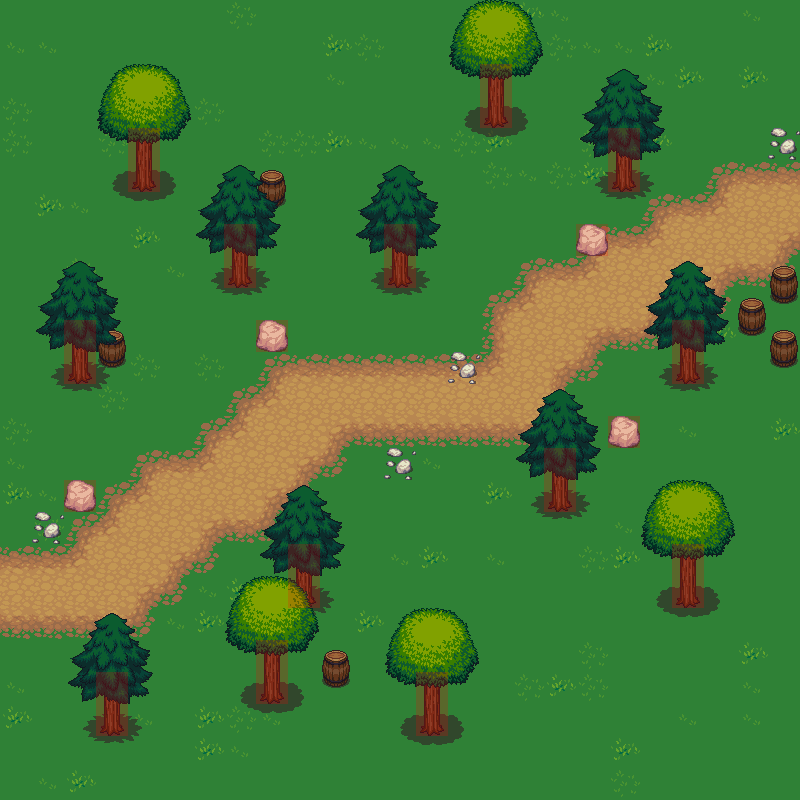

Tiled map render using the project's own tile images. Description and the whole map definition, tile-layer contents included, below:
An orthogonal 25x25 tile map with 32x32 px tiles, 7 tile layers (Grass, Path, Path Decals, Misc Objects, ...), 39 tilesets and 1 object.

<map version="1.0" orientation="orthogonal" renderorder="right-down" width="25" height="25" tilewidth="32" tileheight="32" nextobjectid="1">
 <tileset firstgid="1" name="barrel" tilewidth="32" tileheight="32" tilecount="8" columns="4">
  <image source="../Graphics/tiles/barrel.png" width="128" height="64" />
 </tileset>
 <tileset firstgid="9" name="brackish" tilewidth="32" tileheight="32" tilecount="18" columns="3">
  <image source="../Graphics/tiles/brackish.png" width="96" height="192" />
 </tileset>
 <tileset firstgid="27" name="bridges" tilewidth="32" tileheight="32" tilecount="42" columns="6">
  <image source="../Graphics/tiles/bridges.png" width="192" height="224" />
 </tileset>
 <tileset firstgid="69" name="buckets" tilewidth="32" tileheight="32" tilecount="6" columns="3">
  <image source="../Graphics/tiles/buckets.png" width="96" height="64" />
 </tileset>
 <tileset firstgid="75" name="cabinets" tilewidth="32" tileheight="32" tilecount="78" columns="6">
  <image source="../Graphics/tiles/cabinets.png" width="192" height="416" />
 </tileset>
 <tileset firstgid="153" name="castle_lightsources" tilewidth="32" tileheight="32" tilecount="20" columns="5">
  <image source="../Graphics/tiles/castle_lightsources.png" width="160" height="128" />
 </tileset>
 <tileset firstgid="173" name="castle_outside" tilewidth="32" tileheight="32" tilecount="187" columns="17">
  <image source="../Graphics/tiles/castle_outside.png" width="544" height="352" />
 </tileset>
 <tileset firstgid="360" name="castlefloors" tilewidth="32" tileheight="32" tilecount="100" columns="10">
  <image source="../Graphics/tiles/castlefloors.png" width="320" height="320" />
 </tileset>
 <tileset firstgid="460" name="castlefloors_outside" tilewidth="32" tileheight="32" tilecount="20" columns="4">
  <image source="../Graphics/tiles/castlefloors_outside.png" width="128" height="160" />
 </tileset>
 <tileset firstgid="480" name="castlewalls" tilewidth="32" tileheight="32" tilecount="180" columns="12">
  <image source="../Graphics/tiles/castlewalls.png" width="384" height="480" />
 </tileset>
 <tileset firstgid="660" name="cement" tilewidth="32" tileheight="32" tilecount="18" columns="3">
  <image source="../Graphics/tiles/cement.png" width="96" height="192" />
 </tileset>
 <tileset firstgid="678" name="cementstair" tilewidth="32" tileheight="32" tilecount="20" columns="5">
  <image source="../Graphics/tiles/cementstair.png" width="160" height="128" />
 </tileset>
 <tileset firstgid="698" name="chests" tilewidth="32" tileheight="32" tilecount="6" columns="2">
  <image source="../Graphics/tiles/chests.png" width="64" height="96" />
 </tileset>
 <tileset firstgid="704" name="country" tilewidth="32" tileheight="32" tilecount="20" columns="5">
  <image source="../Graphics/tiles/country.png" width="160" height="128" />
 </tileset>
 <tileset firstgid="724" name="cup" tilewidth="32" tileheight="32" tilecount="2" columns="1">
  <image source="../Graphics/tiles/cup.png" width="32" height="64" />
 </tileset>
 <tileset firstgid="726" name="dirt" tilewidth="32" tileheight="32" tilecount="18" columns="3">
  <image source="../Graphics/tiles/dirt.png" width="96" height="192" />
  <terraintypes>
   <terrain name="Dirt" tile="-1" />
  </terraintypes>
  <tile id="1" terrain="0,0,0," />
  <tile id="2" terrain="0,0,,0" />
  <tile id="4" terrain="0,,0,0" />
  <tile id="5" terrain=",0,0,0" />
  <tile id="6" terrain=",,,0" />
  <tile id="7" terrain=",,0,0" />
  <tile id="8" terrain=",,0," />
  <tile id="9" terrain=",0,,0" />
  <tile id="10" terrain="0,0,0,0" />
  <tile id="11" terrain="0,,0," />
  <tile id="12" terrain=",0,," />
  <tile id="13" terrain="0,0,," />
  <tile id="14" terrain="0,,," />
 </tileset>
 <tileset firstgid="744" name="dirt2" tilewidth="32" tileheight="32" tilecount="18" columns="3">
  <image source="../Graphics/tiles/dirt2.png" width="96" height="192" />
 </tileset>
 <tileset firstgid="762" name="dungeon" tilewidth="32" tileheight="32" tilecount="104" columns="13">
  <image source="../Graphics/tiles/dungeon.png" width="416" height="256" />
 </tileset>
 <tileset firstgid="866" name="grass" tilewidth="32" tileheight="32" tilecount="18" columns="3">
  <image source="../Graphics/tiles/grass.png" width="96" height="192" />
 </tileset>
 <tileset firstgid="884" name="grassalt" tilewidth="32" tileheight="32" tilecount="18" columns="3">
  <image source="../Graphics/tiles/grassalt.png" width="96" height="192" />
 </tileset>
 <tileset firstgid="902" name="hole" tilewidth="32" tileheight="32" tilecount="18" columns="3">
  <image source="../Graphics/tiles/hole.png" width="96" height="192" />
 </tileset>
 <tileset firstgid="920" name="holek" tilewidth="32" tileheight="32" tilecount="18" columns="3">
  <image source="../Graphics/tiles/holek.png" width="96" height="192" />
 </tileset>
 <tileset firstgid="938" name="holemid" tilewidth="32" tileheight="32" tilecount="18" columns="3">
  <image source="../Graphics/tiles/holemid.png" width="96" height="192" />
 </tileset>
 <tileset firstgid="956" name="house" tilewidth="32" tileheight="32" tilecount="63" columns="9">
  <image source="../Graphics/tiles/house.png" width="288" height="224" />
 </tileset>
 <tileset firstgid="1019" name="inside" tilewidth="32" tileheight="32" tilecount="100" columns="10">
  <image source="../Graphics/tiles/inside.png" width="320" height="320" />
 </tileset>
 <tileset firstgid="1119" name="kitchen" tilewidth="32" tileheight="32" tilecount="8" columns="2">
  <image source="../Graphics/tiles/kitchen.png" width="64" height="128" />
 </tileset>
 <tileset firstgid="1127" name="lava" tilewidth="32" tileheight="32" tilecount="18" columns="3">
  <image source="../Graphics/tiles/lava.png" width="96" height="192" />
 </tileset>
 <tileset firstgid="1145" name="lavarock" tilewidth="32" tileheight="32" tilecount="18" columns="3">
  <image source="../Graphics/tiles/lavarock.png" width="96" height="192" />
 </tileset>
 <tileset firstgid="1163" name="mountains" tilewidth="32" tileheight="32" tilecount="108" columns="12">
  <image source="../Graphics/tiles/mountains.png" width="384" height="288" />
 </tileset>
 <tileset firstgid="1271" name="rock" tilewidth="32" tileheight="32" tilecount="2" columns="2">
  <image source="../Graphics/tiles/rock.png" width="64" height="32" />
 </tileset>
 <tileset firstgid="1273" name="signs" tilewidth="32" tileheight="32" tilecount="6" columns="3">
  <image source="../Graphics/tiles/signs.png" width="96" height="64" />
 </tileset>
 <tileset firstgid="1279" name="stairs" tilewidth="32" tileheight="32" tilecount="112" columns="8">
  <image source="../Graphics/tiles/stairs.png" width="256" height="448" />
 </tileset>
 <tileset firstgid="1391" name="treetop" tilewidth="32" tileheight="32" tilecount="42" columns="6">
  <image source="../Graphics/tiles/treetop.png" width="192" height="224" />
 </tileset>
 <tileset firstgid="1433" name="trunk" tilewidth="32" tileheight="32" tilecount="18" columns="6">
  <image source="../Graphics/tiles/trunk.png" width="192" height="96" />
 </tileset>
 <tileset firstgid="1451" name="victoria" tilewidth="32" tileheight="32" tilecount="55" columns="11">
  <image source="../Graphics/tiles/victoria.png" width="352" height="160" />
 </tileset>
 <tileset firstgid="1506" name="water" tilewidth="32" tileheight="32" tilecount="18" columns="3">
  <image source="../Graphics/tiles/water.png" width="96" height="192" />
 </tileset>
 <tileset firstgid="1524" name="waterfall" tilewidth="32" tileheight="32" tilecount="15" columns="3">
  <image source="../Graphics/tiles/waterfall.png" width="96" height="160" />
 </tileset>
 <tileset firstgid="1539" name="watergrass" tilewidth="32" tileheight="32" tilecount="18" columns="3">
  <image source="../Graphics/tiles/watergrass.png" width="96" height="192" />
 </tileset>
 <tileset firstgid="1557" name="RED" tilewidth="32" tileheight="32" tilecount="1" columns="1">
  <image source="../Graphics/RED.png" width="32" height="32" />
  <tile id="0">
   <objectgroup draworder="index">
    <object id="1" x="0" y="0" width="32" height="32" />
   </objectgroup>
  </tile>
 </tileset>
 <layer name="Grass" width="25" height="25">
  <data encoding="csv">
876,876,876,876,876,876,876,882,876,876,876,876,876,876,876,883,881,883,876,876,876,876,876,883,876,
883,883,876,876,876,876,876,876,876,876,881,882,876,876,876,876,876,882,883,883,881,876,876,876,876,
876,876,876,876,876,876,876,876,876,876,883,876,876,876,876,876,876,876,876,876,883,881,876,881,876,
882,876,876,883,881,876,882,876,876,876,876,876,876,876,876,876,876,876,876,876,876,876,876,876,876,
882,876,876,882,876,876,876,876,882,882,881,883,883,883,882,881,876,876,882,882,881,876,876,876,876,
876,876,876,876,876,876,876,876,876,876,876,876,876,876,876,882,883,882,881,876,876,876,876,876,876,
876,881,883,876,876,876,876,876,876,876,876,876,876,876,876,876,876,876,876,876,876,876,876,876,876,
876,876,876,876,881,876,876,876,876,876,876,876,876,876,876,876,876,876,876,876,876,876,876,876,876,
876,876,882,876,876,883,876,876,876,876,876,876,876,876,876,876,876,876,876,876,876,876,876,876,876,
876,876,876,876,876,876,876,876,876,876,876,876,876,876,876,876,876,876,876,876,876,876,876,876,876,
876,876,876,876,876,876,876,876,876,876,876,876,876,876,876,876,876,876,876,876,876,876,881,876,876,
876,876,876,876,882,876,882,876,876,876,876,876,876,876,876,876,876,876,876,876,876,876,876,876,876,
876,876,876,882,876,876,876,876,876,876,876,876,876,876,876,876,876,876,876,876,876,876,876,876,876,
882,876,876,876,876,876,876,876,876,876,876,876,876,876,876,876,876,876,876,876,876,883,876,876,881,
883,876,876,876,876,876,876,876,876,876,876,876,876,883,876,876,876,876,876,876,876,876,876,876,876,
881,883,876,876,876,876,876,876,876,876,876,876,876,876,876,881,876,876,876,876,876,876,876,876,876,
876,882,883,876,876,876,876,876,876,876,876,876,876,876,876,876,876,876,876,883,876,876,876,876,876,
876,876,876,876,876,876,876,876,876,876,876,876,883,881,876,883,876,876,882,881,876,876,876,876,876,
876,876,876,876,876,876,883,881,876,876,876,876,876,876,876,876,876,876,876,876,876,876,876,876,876,
876,876,876,876,876,883,881,876,876,876,876,881,876,876,876,876,876,876,876,876,876,876,876,876,876,
876,876,876,876,876,876,876,876,876,876,876,876,876,876,876,876,876,876,882,876,876,876,876,881,876,
883,876,876,876,876,876,876,876,876,876,876,876,876,876,876,876,882,881,882,876,876,876,876,883,876,
881,876,876,876,883,876,881,882,883,876,876,876,876,876,876,876,876,876,876,876,876,883,876,883,876,
876,876,876,876,876,876,881,883,876,876,876,876,876,876,876,876,876,876,876,881,876,876,876,876,876,
876,883,881,876,876,876,876,876,876,876,876,876,876,876,876,876,876,876,876,882,876,876,876,876,876
</data>
 </layer>
 <layer name="Path" width="25" height="25">
  <data encoding="csv">
0,0,0,0,0,0,0,0,0,0,0,0,0,0,0,0,0,0,0,0,0,0,0,0,0,
0,0,0,0,0,0,0,0,0,0,0,0,0,0,0,0,0,0,0,0,0,0,0,0,0,
0,0,0,0,0,0,0,0,0,0,0,0,0,0,0,0,0,0,0,0,0,0,0,0,0,
0,0,0,0,0,0,0,0,0,0,0,0,0,0,0,0,0,0,0,0,0,0,0,0,0,
0,0,0,0,0,0,0,0,0,0,0,0,0,0,0,0,0,0,0,0,0,0,0,0,0,
0,0,0,0,0,0,0,0,0,0,0,0,0,0,0,0,0,0,0,0,0,0,732,733,733,
0,0,0,0,0,0,0,0,0,0,0,0,0,0,0,0,0,0,0,0,732,733,731,736,736,
0,0,0,0,0,0,0,0,0,0,0,0,0,0,0,0,0,0,732,733,731,736,736,736,727,
0,0,0,0,0,0,0,0,0,0,0,0,0,0,0,0,732,733,731,736,736,736,727,739,740,
0,0,0,0,0,0,0,0,0,0,0,0,0,0,0,732,731,736,736,736,727,739,740,0,0,
0,0,0,0,0,0,0,0,0,0,0,0,0,0,0,735,736,736,727,739,740,0,0,0,0,
0,0,0,0,0,0,0,0,732,733,733,733,733,733,733,731,736,727,740,0,0,0,0,0,0,
0,0,0,0,0,0,0,732,731,736,736,736,736,736,736,736,736,737,0,0,0,0,0,0,0,
0,0,0,0,0,0,732,731,736,736,727,739,739,739,739,739,739,740,0,0,0,0,0,0,0,
0,0,0,0,732,733,731,736,736,727,740,0,0,0,0,0,0,0,0,0,0,0,0,0,0,
0,0,0,732,731,736,736,736,727,740,0,0,0,0,0,0,0,0,0,0,0,0,0,0,0,
0,0,732,731,736,736,727,739,740,0,0,0,0,0,0,0,0,0,0,0,0,0,0,0,0,
733,733,731,736,736,727,740,0,0,0,0,0,0,0,0,0,0,0,0,0,0,0,0,0,0,
736,736,736,736,727,740,0,0,0,0,0,0,0,0,0,0,0,0,0,0,0,0,0,0,0,
739,739,739,739,740,0,0,0,0,0,0,0,0,0,0,0,0,0,0,0,0,0,0,0,0,
0,0,0,0,0,0,0,0,0,0,0,0,0,0,0,0,0,0,0,0,0,0,0,0,0,
0,0,0,0,0,0,0,0,0,0,0,0,0,0,0,0,0,0,0,0,0,0,0,0,0,
0,0,0,0,0,0,0,0,0,0,0,0,0,0,0,0,0,0,0,0,0,0,0,0,0,
0,0,0,0,0,0,0,0,0,0,0,0,0,0,0,0,0,0,0,0,0,0,0,0,0,
0,0,0,0,0,0,0,0,0,0,0,0,0,0,0,0,0,0,0,0,0,0,0,0,0
</data>
 </layer>
 <layer name="Path Decals" width="25" height="25">
  <data encoding="csv">
0,0,0,0,0,0,0,0,0,0,0,0,0,0,0,0,0,0,0,0,0,0,0,0,0,
0,0,0,0,0,0,0,0,0,0,0,0,0,0,0,0,0,0,0,0,0,0,0,0,0,
0,0,0,0,0,0,0,0,0,0,0,0,0,0,0,0,0,0,0,0,0,0,0,0,0,
0,0,0,0,0,0,0,0,0,0,0,0,0,0,0,0,0,0,0,0,0,0,0,0,0,
0,0,0,0,0,0,0,0,0,0,0,0,0,0,0,0,0,0,0,0,0,0,0,0,1272,
0,0,0,0,0,0,0,0,0,0,0,0,0,0,0,0,0,0,0,0,0,0,0,0,0,
0,0,0,0,0,0,0,0,0,0,0,0,0,0,0,0,0,0,0,0,0,0,0,0,0,
0,0,0,0,0,0,0,0,0,0,0,0,0,0,0,0,0,0,1271,0,0,0,0,0,0,
0,0,0,0,0,0,0,0,0,0,0,0,0,0,0,0,0,0,0,0,0,0,0,0,0,
0,0,0,0,0,0,0,0,0,0,0,0,0,0,0,0,0,0,0,0,0,0,0,0,0,
0,0,0,0,0,0,0,0,1271,0,0,0,0,0,0,0,0,0,0,0,0,0,0,0,0,
0,0,0,0,0,0,0,0,0,0,0,0,0,0,1272,0,0,0,0,0,0,0,0,0,0,
0,0,0,0,0,0,0,0,0,0,0,0,0,0,0,0,0,0,0,0,0,0,0,0,0,
0,0,0,0,0,0,0,0,0,0,0,0,0,0,0,0,0,0,0,1271,0,0,0,0,0,
0,0,0,0,0,0,0,0,0,0,0,0,1272,0,0,0,0,0,0,0,0,0,0,0,0,
0,0,1271,0,0,0,0,0,0,0,0,0,0,0,0,0,0,0,0,0,0,0,0,0,0,
0,1272,0,0,0,0,0,0,0,0,0,0,0,0,0,0,0,0,0,0,0,0,0,0,0,
0,0,0,0,0,0,0,0,0,0,0,0,0,0,0,0,0,0,0,0,0,0,0,0,0,
0,0,0,0,0,0,0,0,0,0,0,0,0,0,0,0,0,0,0,0,0,0,0,0,0,
0,0,0,0,0,0,0,0,0,0,0,0,0,0,0,0,0,0,0,0,0,0,0,0,0,
0,0,0,0,0,0,0,0,0,0,0,0,0,0,0,0,0,0,0,0,0,0,0,0,0,
0,0,0,0,0,0,0,0,0,0,0,0,0,0,0,0,0,0,0,0,0,0,0,0,0,
0,0,0,0,0,0,0,0,0,0,0,0,0,0,0,0,0,0,0,0,0,0,0,0,0,
0,0,0,0,0,0,0,0,0,0,0,0,0,0,0,0,0,0,0,0,0,0,0,0,0,
0,0,0,0,0,0,0,0,0,0,0,0,0,0,0,0,0,0,0,0,0,0,0,0,0
</data>
 </layer>
 <layer name="Misc Objects" width="25" height="25">
  <data encoding="csv">
0,0,0,0,0,0,0,0,0,0,0,0,0,0,0,0,0,0,0,0,0,0,0,0,0,
0,0,0,0,0,0,0,0,0,0,0,0,0,0,0,0,0,0,0,0,0,0,0,0,0,
0,0,0,0,0,0,0,0,0,0,0,0,0,0,0,0,0,0,0,0,0,0,0,0,0,
0,0,0,0,0,0,0,0,0,0,0,0,0,0,0,0,0,0,0,0,0,0,0,0,0,
0,0,0,0,0,0,0,0,0,0,0,0,0,0,0,0,0,0,0,0,0,0,0,0,0,
0,0,0,0,0,0,0,0,1,0,0,0,0,0,0,0,0,0,0,0,0,0,0,0,0,
0,0,0,0,0,0,0,0,5,0,0,0,0,0,0,0,0,0,0,0,0,0,0,0,0,
0,0,0,0,0,0,0,0,0,0,0,0,0,0,0,0,0,0,0,0,0,0,0,0,0,
0,0,0,0,0,0,0,0,0,0,0,0,0,0,0,0,0,0,0,0,0,0,0,0,1,
0,0,0,0,0,0,0,0,0,0,0,0,0,0,0,0,0,0,0,0,0,0,0,1,5,
0,0,0,1,0,0,0,0,0,0,0,0,0,0,0,0,0,0,0,0,0,0,0,5,1,
0,0,0,5,0,0,0,0,0,0,0,0,0,0,0,0,0,0,0,0,0,0,0,0,5,
0,0,0,0,0,0,0,0,0,0,0,0,0,0,0,0,0,0,0,0,0,0,0,0,0,
0,0,0,0,0,0,0,0,0,0,0,0,0,0,0,0,0,0,0,0,0,0,0,0,0,
0,0,0,0,0,0,0,0,0,0,0,0,0,0,0,0,0,0,0,0,0,0,0,0,0,
0,0,0,0,0,0,0,0,0,0,0,0,0,0,0,0,0,0,0,0,0,0,0,0,0,
0,0,0,0,0,0,0,0,0,0,0,0,0,0,0,0,0,0,0,0,0,0,0,0,0,
0,0,0,0,0,0,0,0,0,0,0,0,0,0,0,0,0,0,0,0,0,0,0,0,0,
0,0,0,0,0,0,0,0,0,0,0,0,0,0,0,0,0,0,0,0,0,0,0,0,0,
0,0,0,0,0,0,0,0,0,0,0,0,0,0,0,0,0,0,0,0,0,0,0,0,0,
0,0,0,0,0,0,0,0,0,0,1,0,0,0,0,0,0,0,0,0,0,0,0,0,0,
0,0,0,0,0,0,0,0,0,0,5,0,0,0,0,0,0,0,0,0,0,0,0,0,0,
0,0,0,0,0,0,0,0,0,0,0,0,0,0,0,0,0,0,0,0,0,0,0,0,0,
0,0,0,0,0,0,0,0,0,0,0,0,0,0,0,0,0,0,0,0,0,0,0,0,0,
0,0,0,0,0,0,0,0,0,0,0,0,0,0,0,0,0,0,0,0,0,0,0,0,0
</data>
 </layer>
 <layer name="Tree Base" width="25" height="25">
  <data encoding="csv">
0,0,0,0,0,0,0,0,0,0,0,0,0,0,0,0,0,0,0,0,0,0,0,0,0,
0,0,0,0,0,0,0,0,0,0,0,0,0,0,0,0,0,0,0,0,0,0,0,0,0,
0,0,0,0,0,0,0,0,0,0,0,0,0,0,1433,1434,1435,0,0,0,0,0,0,0,0,
0,0,0,0,0,0,0,0,0,0,0,0,0,0,1439,1440,1441,0,0,0,0,0,0,0,0,
0,0,0,1433,1434,1435,0,0,0,0,0,0,0,0,1445,1446,1447,0,1436,1437,1438,0,0,0,0,
0,0,0,1439,1440,1441,0,0,0,0,0,0,0,0,0,0,0,0,1442,1443,1444,0,0,0,0,
0,0,0,1445,1446,1447,0,0,0,0,0,0,0,0,0,0,0,0,1448,1449,1450,0,0,0,0,
0,0,0,0,0,0,1436,1437,1438,0,0,1436,1437,1438,0,0,0,0,0,0,0,0,0,0,0,
0,0,0,0,0,0,1442,1443,1444,0,0,1442,1443,1444,0,0,0,0,0,0,0,0,0,0,0,
0,0,0,0,0,0,1448,1449,1450,0,0,1448,1449,1450,0,0,0,0,0,0,0,0,0,0,0,
0,1436,1437,1438,0,0,0,0,0,0,0,0,0,0,0,0,0,0,0,0,1436,1437,1438,0,0,
0,1442,1443,1444,0,0,0,0,0,0,0,0,0,0,0,0,0,0,0,0,1442,1443,1444,0,0,
0,1448,1449,1450,0,0,0,0,0,0,0,0,0,0,0,0,0,0,0,0,1448,1449,1450,0,0,
0,0,0,0,0,0,0,0,0,0,0,0,0,0,0,0,0,0,0,0,0,0,0,0,0,
0,0,0,0,0,0,0,0,0,0,0,0,0,0,0,0,1436,1437,1438,0,0,0,0,0,0,
0,0,0,0,0,0,0,0,0,0,0,0,0,0,0,0,1442,1443,1444,0,0,0,0,0,0,
0,0,0,0,0,0,0,0,0,0,0,0,0,0,0,0,1448,1449,1450,0,0,0,0,0,0,
0,0,0,0,0,0,0,0,1436,1437,1438,0,0,0,0,0,0,0,0,0,1433,1434,1435,0,0,
0,0,0,0,0,0,0,0,1442,1443,1444,0,0,0,0,0,0,0,0,0,1439,1440,1441,0,0,
0,0,0,0,0,0,0,0,1448,1449,1450,0,0,0,0,0,0,0,0,0,1445,1446,1447,0,0,
0,0,0,0,0,0,0,1433,1434,1435,0,0,0,0,0,0,0,0,0,0,0,0,0,0,0,
0,0,1436,1437,1438,0,0,1439,1440,1441,0,0,1433,1434,1435,0,0,0,0,0,0,0,0,0,0,
0,0,1442,1443,1444,0,0,1445,1446,1447,0,0,1439,1440,1441,0,0,0,0,0,0,0,0,0,0,
0,0,1448,1449,1450,0,0,0,0,0,0,0,1445,1446,1447,0,0,0,0,0,0,0,0,0,0,
0,0,0,0,0,0,0,0,0,0,0,0,0,0,0,0,0,0,0,0,0,0,0,0,0
</data>
 </layer>
 <layer name="Tree Tops" width="25" height="25">
  <data encoding="csv">
0,0,0,0,0,0,0,0,0,0,0,0,0,0,1391,1392,1393,0,0,0,0,0,0,0,0,
0,0,0,0,0,0,0,0,0,0,0,0,0,0,1397,1398,1399,0,0,0,0,0,0,0,0,
0,0,0,1391,1392,1393,0,0,0,0,0,0,0,0,1403,1404,1405,0,1409,1410,1411,0,0,0,0,
0,0,0,1397,1398,1399,0,0,0,0,0,0,0,0,0,0,0,0,1415,1416,1417,0,0,0,0,
0,0,0,1403,1404,1405,0,0,0,0,0,0,0,0,0,0,0,0,1421,1422,1423,0,0,0,0,
0,0,0,0,0,0,1409,1410,1411,0,0,1409,1410,1411,0,0,0,0,0,0,0,0,0,0,0,
0,0,0,0,0,0,1415,1416,1417,0,0,1415,1416,1417,0,0,0,0,0,0,0,0,0,0,0,
0,0,0,0,0,0,1421,1422,1423,0,0,1421,1422,1423,0,0,0,0,0,0,0,0,0,0,0,
0,1409,1410,1411,0,0,0,0,0,0,0,0,0,0,0,0,0,0,0,0,1409,1410,1411,0,0,
0,1415,1416,1417,0,0,0,0,0,0,0,0,0,0,0,0,0,0,0,0,1415,1416,1417,0,0,
0,1421,1422,1423,0,0,0,0,0,0,0,0,0,0,0,0,0,0,0,0,1421,1422,1423,0,0,
0,0,0,0,0,0,0,0,0,0,0,0,0,0,0,0,0,0,0,0,0,0,0,0,0,
0,0,0,0,0,0,0,0,0,0,0,0,0,0,0,0,1409,1410,1411,0,0,0,0,0,0,
0,0,0,0,0,0,0,0,0,0,0,0,0,0,0,0,1415,1416,1417,0,0,0,0,0,0,
0,0,0,0,0,0,0,0,0,0,0,0,0,0,0,0,1421,1422,1423,0,0,0,0,0,0,
0,0,0,0,0,0,0,0,1409,1410,1411,0,0,0,0,0,0,0,0,0,1391,1392,1393,0,0,
0,0,0,0,0,0,0,0,1415,1416,1417,0,0,0,0,0,0,0,0,0,1397,1398,1399,0,0,
0,0,0,0,0,0,0,0,1421,1422,1423,0,0,0,0,0,0,0,0,0,1403,1404,1405,0,0,
0,0,0,0,0,0,0,1391,1392,1393,0,0,0,0,0,0,0,0,0,0,0,0,0,0,0,
0,0,1409,1410,1411,0,0,1397,1398,1399,0,0,1391,1392,1393,0,0,0,0,0,0,0,0,0,0,
0,0,1415,1416,1417,0,0,1403,1404,1405,0,0,1397,1398,1399,0,0,0,0,0,0,0,0,0,0,
0,0,1421,1422,1423,0,0,0,0,0,0,0,1403,1404,1405,0,0,0,0,0,0,0,0,0,0,
0,0,0,0,0,0,0,0,0,0,0,0,0,0,0,0,0,0,0,0,0,0,0,0,0,
0,0,0,0,0,0,0,0,0,0,0,0,0,0,0,0,0,0,0,0,0,0,0,0,0,
0,0,0,0,0,0,0,0,0,0,0,0,0,0,0,0,0,0,0,0,0,0,0,0,0
</data>
 </layer>
 <layer name="Collisions" width="25" height="25" opacity="0.2">
  <data encoding="csv">
0,0,0,0,0,0,0,0,0,0,0,0,0,0,0,0,0,0,0,0,0,0,0,0,0,
0,0,0,0,0,0,0,0,0,0,0,0,0,0,0,0,0,0,0,0,0,0,0,0,0,
0,0,0,0,0,0,0,0,0,0,0,0,0,0,0,1557,0,0,0,0,0,0,0,0,0,
0,0,0,0,0,0,0,0,0,0,0,0,0,0,0,1557,0,0,0,0,0,0,0,0,0,
0,0,0,0,1557,0,0,0,0,0,0,0,0,0,0,0,0,0,0,1557,0,0,0,0,0,
0,0,0,0,1557,0,0,0,0,0,0,0,0,0,0,0,0,0,0,1557,0,0,0,0,0,
0,0,0,0,0,0,0,0,0,0,0,0,0,0,0,0,0,0,0,0,0,0,0,0,0,
0,0,0,0,0,0,0,1557,0,0,0,0,1557,0,0,0,0,0,1557,0,0,0,0,0,0,
0,0,0,0,0,0,0,1557,0,0,0,0,1557,0,0,0,0,0,0,0,0,0,0,0,0,
0,0,0,0,0,0,0,0,0,0,0,0,0,0,0,0,0,0,0,0,0,0,0,0,0,
0,0,1557,0,0,0,0,0,1557,0,0,0,0,0,0,0,0,0,0,0,0,1557,0,0,0,
0,0,1557,0,0,0,0,0,0,0,0,0,0,0,0,0,0,0,0,0,0,1557,0,0,0,
0,0,0,0,0,0,0,0,0,0,0,0,0,0,0,0,0,0,0,0,0,0,0,0,0,
0,0,0,0,0,0,0,0,0,0,0,0,0,0,0,0,0,0,0,1557,0,0,0,0,0,
0,0,0,0,0,0,0,0,0,0,0,0,0,0,0,0,0,1557,0,0,0,0,0,0,0,
0,0,1557,0,0,0,0,0,0,0,0,0,0,0,0,0,0,1557,0,0,0,0,0,0,0,
0,0,0,0,0,0,0,0,0,0,0,0,0,0,0,0,0,0,0,0,0,0,0,0,0,
0,0,0,0,0,0,0,0,0,1557,0,0,0,0,0,0,0,0,0,0,0,1557,0,0,0,
0,0,0,0,0,0,0,0,0,1557,0,0,0,0,0,0,0,0,0,0,0,1557,0,0,0,
0,0,0,0,0,0,0,0,0,0,0,0,0,0,0,0,0,0,0,0,0,0,0,0,0,
0,0,0,0,0,0,0,0,1557,0,0,0,0,0,0,0,0,0,0,0,0,0,0,0,0,
0,0,0,1557,0,0,0,0,1557,0,0,0,0,1557,0,0,0,0,0,0,0,0,0,0,0,
0,0,0,1557,0,0,0,0,0,0,0,0,0,1557,0,0,0,0,0,0,0,0,0,0,0,
0,0,0,0,0,0,0,0,0,0,0,0,0,0,0,0,0,0,0,0,0,0,0,0,0,
0,0,0,0,0,0,0,0,0,0,0,0,0,0,0,0,0,0,0,0,0,0,0,0,0
</data>
 </layer>
</map>
